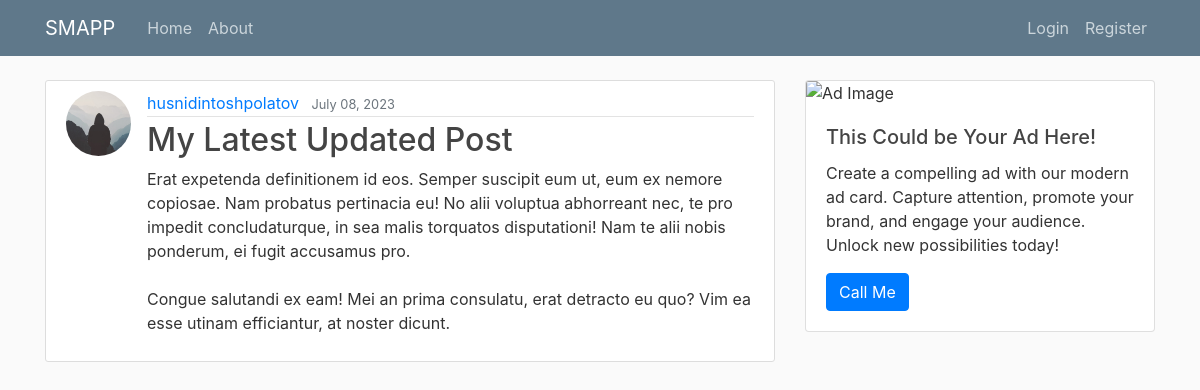
The app's page /post/31/ with its own data.
### blog/models.py (models this page shows, shortened)
class Post(models.Model):
    title = models.CharField(max_length=100)
    content = models.TextField()
    date_posted = models.DateTimeField(default=timezone.now)
    author = models.ForeignKey(User, on_delete=models.CASCADE)

### users/models.py (models this page shows, shortened)
class Profile(models.Model):
    user = models.OneToOneField(User, on_delete=models.CASCADE)
    image = models.ImageField(default='default.jpg', upload_to='profile_pics')

### blog/views.py (the view)
# urls.py: path('post/<int:pk>/', PostDetailView.as_view(), name='post-detail'),
class PostDetailView(DetailView):
    model = Post

### blog/templates/blog/post_detail.html (shortened to what this page needs)
{% extends "blog/base.html" %}
{% block content %}
<article class="media content-section">
    <img src="{{ object.author.profile.image.url }}" class="rounded-circle article-img">
    <div class="media-body">
        <div class="article-metadata">
            <a class="mr-2" href="{% url 'user-posts' object.author.username %}">{{ object.author }}</a>
            <small class="text-muted">{{ object.date_posted|date:"F d, Y" }}</small>
        </div>
        <h2 class="article-title">{{ object.title }}</h2>
        <p class="article-content">{{ object.content }}</p>
    </div>
</article>
{% endblock content %}

### blog/static/blog/main.css (style rules this page uses)
body { background: #fafafa; color: #333333; margin-top: 5rem; }
h1, h2, h3, h4, h5, h6 { color: #444444; }
.content-section { background: #ffffff; padding: 10px 20px; border: 1px solid #dddddd; border-radius: 3px; margin-bottom: 20px; }
.article-title { color: #444444; }
.article-content { white-space: pre-line; }
.article-img { height: 65px; width: 65px; margin-right: 16px; }
.article-metadata { padding-bottom: 1px; margin-bottom: 4px; border-bottom: 1px solid #e3e3e3 }

### records on screen
Post: author.profile.image (placeholder picture), author "husnidintoshpolatov", date_posted "July 08, 2023", title "My Latest Updated Post", content "Erat expetenda definitionem id eos. Semper suscipit eum ut, eum ex nemore copiosae. Nam probatus pertinacia eu! No alii voluptua abhorreant nec, te pro impedit concludaturque, in sea malis torquatos disputationi! Nam te alii nobis ponderum, ei fugit accusamus pro. Congue salutandi ex eam! Mei an prima consulatu, erat detracto eu quo? Vim ea esse utinam efficiantur, at noster dicunt."
